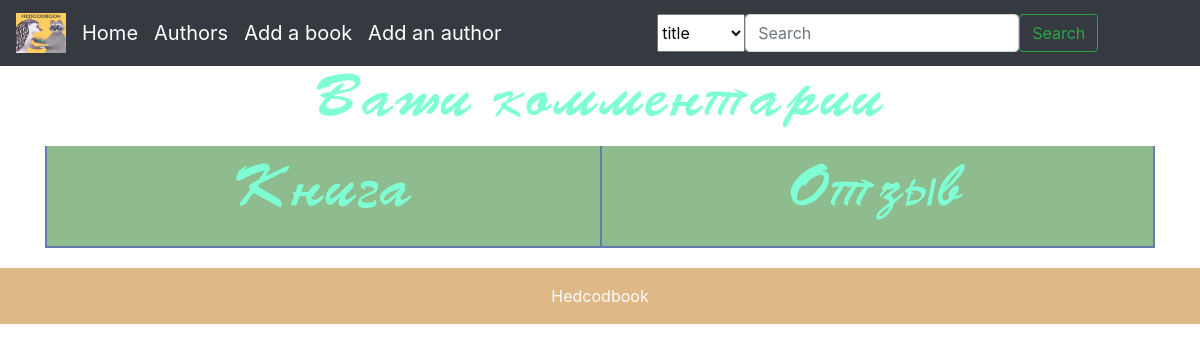
The app's page /reviews/1, older data.
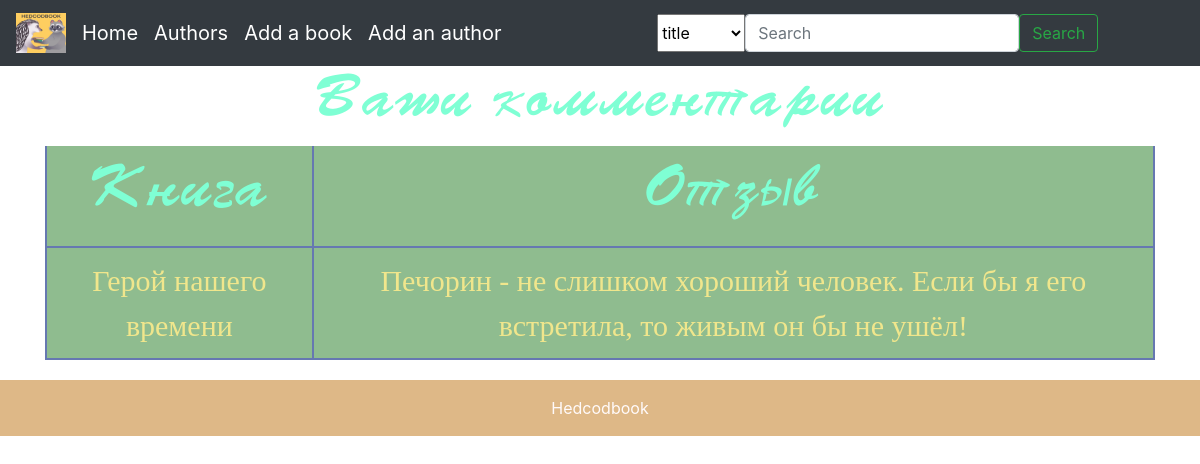
The same page, newer data.
### data/library.py (models this page shows, shortened)
class Library(SqlAlchemyBase):
    __tablename__ = 'library'
    id = sqlalchemy.Column(sqlalchemy.Integer, primary_key=True, autoincrement=True)
    name = sqlalchemy.Column(sqlalchemy.String, nullable=True)
    author_id = sqlalchemy.Column(sqlalchemy.Integer, sqlalchemy.ForeignKey("authors.id"))
    picture = sqlalchemy.Column(sqlalchemy.String, nullable=True, default='/static/img/html/emblem.jpg')
    genre = sqlalchemy.Column(sqlalchemy.String, nullable=True)
    link_to_the_production = sqlalchemy.Column(sqlalchemy.String, nullable=True, default='/no_information')
    link_to_the_book = sqlalchemy.Column(sqlalchemy.String, nullable=True, default='/no_information')
    link_to_audio = sqlalchemy.Column(sqlalchemy.String, nullable=True, default='/no_information')
    link_to_the_screenshot = sqlalchemy.Column(sqlalchemy.String, nullable=True, default='/no_information')
    summary = sqlalchemy.Column(sqlalchemy.Text, nullable=True)
    history_of_creation = sqlalchemy.Column(sqlalchemy.Text, nullable=True)
    summa_marks = sqlalchemy.Column(sqlalchemy.Integer, default=0)
    count_marks = sqlalchemy.Column(sqlalchemy.Integer, default=0)
    reviews = sqlalchemy.Column(sqlalchemy.JSON, default={})
    authors = orm.relationship('Authors')

### main.py (the view)
@app.route("/reviews/<int:user_id>")
def reviews(user_id):
    db_sess = db_session.create_session()
    user = db_sess.query(User).filter(User.id == user_id).first()
    sl_reviews = user.books["comments"]
    sl_names_books = {}
    for key, val in sl_reviews.items():
        sl_names_books[key] = db_sess.query(Library).filter(Library.id == key).first().name
    return render_template("reviews.html", sl_reviews=sl_reviews, books=sl_names_books)

### data/db_session.py (called while the page is built)
def create_session() -> Session:
    global __factory
    return __factory()

### templates/reviews.html (shortened to what this page needs)
{% extends 'base.html' %}
{% block content %}
<link rel="stylesheet" type="text/css" href="/static/css/reviews.css">
<h1>Ваши комментарии</h1>
<table class="container">
    <thead>
    <tr>
        <th><h1>Книга</h1></th>
        <th><h1>Отзыв</h1></th>
    </tr>
    </thead>
    {% for key, val in sl_reviews.items() %}
    <tr>
        <th><a href="/book/{{ key }}" style="color: #F0E68C">{{books[key]}}</a></th>
        <th><a style="color: #F0E68C">{{ val }}</a></th>
    </tr>
    {% endfor %}
</table>
{% endblock %}

### templates/base.html (shortened to what this page needs)
<!doctype html>
<html lang="en">
  <head>
    <link rel="stylesheet"
          href="https://stackpath.bootstrapcdn.com/bootstrap/4.4.1/css/bootstrap.min.css"
>
    <link rel="stylesheet" type="text/css" href="/static/css/main.css">
  </head>
  <body>
    <nav class="navbar navbar-expand-lg navbar-dark bg-dark">
      <a href="/" class="navbar-brand">
        <img src="/static/img/html/emblem.jpg" width="50" height="40" alt="logo">
      </a>
      <div class="collapse navbar-collapse" id="navbarSupportedContent">
        <ul class="navbar-nav mr-auto">
          <li class="nav-item active">
            <a class="navbar-brand" href="/">Home</a>
          </li>
          <li class="nav-item active">
            <a class="navbar-brand" href="/authors">Authors</a>
          </li>
          <li class="nav-item active">
            <a class="navbar-brand" href="/add_book">Add a book</a>
          </li>
          <li class="nav-item active">
            <a class="navbar-brand" href="/add_author">Add an author</a>
          </li>
        </ul>
        <div class="mx-auto">
            <form class="d-flex" role="search" method="post">
                <select name="book_filter">
                    <option>title</option>
                </select>
                <input class="form-control me-2" type="search" placeholder="Search" aria-label="Search" name="search">
                <button class="btn btn-outline-success" type="submit">Search</button>
            </form>
        </div>
      </div>
    </nav>
  <main role="main" class="container">
    {% block content %}{% endblock %}
  </main>
  </body>
<footer class="bg-light text-center text-lg-start" style="margin-top: 20px">
  <div class="text-center p-3" style="background-color: #DEB887; color: Snow">
    Hedcodbook
  </div>
</footer>
</html>

### static/css/main.css (style rules this page uses)
body { background-image: url(/static/img/html/fon.jpg); background-repeat: no-repeat; background-position: center center; background-attachment: fixed; -webkit-background-size: cover; -moz-background-size: cover; -o-background-size: cover; background-size: cover; }

### static/css/reviews.css (style rules this page uses)
h1 { text-align: center; font-family: 'FontName1'; font-size: 60px; color: #7FFFD4 }
table { font-family: "Lucida Sans Unicode", "Lucida Grande", Sans-Serif; font-family: 'FontName'; font-size: 30px; background: DarkSeaGreen; max-width: 70%; width: 70%; border-collapse: collapse; text-align: center; }
th { font-weight: normal; color: #037; border-right: 2px solid #6678b1; border-left: 2px solid #6678b1; border-bottom: 2px solid #6678b1; padding: 10px 8px; }

Row changes from the older to the newer data that the page shows:
now on this page (row edited): Library: name "Герой нашего времени"
Text that changed along with them:
new list line: "Печорин - не слишком хороший человек. Если бы я его встретила, то живым он бы не ушёл!"
